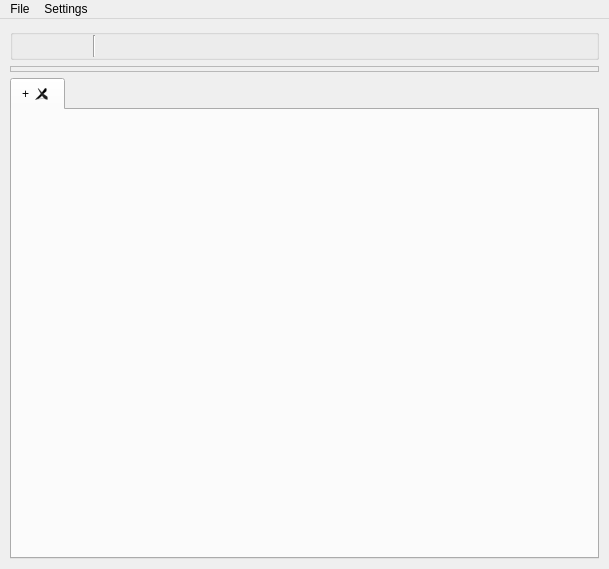
<?xml version="1.0" encoding="UTF-8"?>
<ui version="4.0">
 <class>ScriptEditor</class>
 <widget class="QMainWindow" name="ScriptEditor">
  <property name="geometry">
   <rect>
    <x>0</x>
    <y>0</y>
    <width>609</width>
    <height>569</height>
   </rect>
  </property>
  <property name="windowTitle">
   <string>Unreal Script Editor</string>
  </property>
  <property name="styleSheet">
   <string notr="true"/>
  </property>
  <widget class="QWidget" name="centralwidget">
   <layout class="QVBoxLayout" name="verticalLayout">
    <property name="leftMargin">
     <number>10</number>
    </property>
    <property name="topMargin">
     <number>10</number>
    </property>
    <property name="rightMargin">
     <number>10</number>
    </property>
    <property name="bottomMargin">
     <number>10</number>
    </property>
    <item>
     <widget class="QGroupBox" name="groupBox">
      <property name="title">
       <string/>
      </property>
      <layout class="QVBoxLayout" name="verticalLayout_2">
       <property name="leftMargin">
        <number>0</number>
       </property>
       <property name="topMargin">
        <number>0</number>
       </property>
       <property name="rightMargin">
        <number>0</number>
       </property>
       <property name="bottomMargin">
        <number>0</number>
       </property>
       <item>
        <layout class="QHBoxLayout" name="horizontalLayout_2">
         <property name="spacing">
          <number>0</number>
         </property>
         <property name="topMargin">
          <number>0</number>
         </property>
         <item>
          <widget class="QPushButton" name="ui_run_all_btn">
           <property name="toolTip">
            <string>execute all commands</string>
           </property>
           <property name="text">
            <string/>
           </property>
           <property name="icon">
            <iconset>
             <normaloff>../../unreal_script_editor/ui/ICONS:/executeAll.png</normaloff>../../unreal_script_editor/ui/ICONS:/executeAll.png</iconset>
           </property>
           <property name="iconSize">
            <size>
             <width>25</width>
             <height>25</height>
            </size>
           </property>
           <property name="flat">
            <bool>true</bool>
           </property>
          </widget>
         </item>
         <item>
          <widget class="QPushButton" name="ui_run_sel_btn">
           <property name="toolTip">
            <string>execute selected commands</string>
           </property>
           <property name="text">
            <string/>
           </property>
           <property name="icon">
            <iconset>
             <normaloff>../../unreal_script_editor/ui/ICONS:/execute.png</normaloff>../../unreal_script_editor/ui/ICONS:/execute.png</iconset>
           </property>
           <property name="iconSize">
            <size>
             <width>25</width>
             <height>25</height>
            </size>
           </property>
           <property name="flat">
            <bool>true</bool>
           </property>
          </widget>
         </item>
         <item>
          <widget class="Line" name="line_3">
           <property name="orientation">
            <enum>Qt::Vertical</enum>
           </property>
          </widget>
         </item>
         <item>
          <widget class="QPushButton" name="ui_clear_log_btn">
           <property name="toolTip">
            <string>clear unreal log</string>
           </property>
           <property name="text">
            <string/>
           </property>
           <property name="icon">
            <iconset>
             <normaloff>../../unreal_script_editor/ui/ICONS:/clearHistory.png</normaloff>../../unreal_script_editor/ui/ICONS:/clearHistory.png</iconset>
           </property>
           <property name="iconSize">
            <size>
             <width>25</width>
             <height>25</height>
            </size>
           </property>
           <property name="flat">
            <bool>true</bool>
           </property>
          </widget>
         </item>
         <item>
          <widget class="QPushButton" name="ui_clear_script_btn">
           <property name="toolTip">
            <string>clear input script</string>
           </property>
           <property name="text">
            <string/>
           </property>
           <property name="icon">
            <iconset>
             <normaloff>../../unreal_script_editor/ui/ICONS:/clearInput.png</normaloff>../../unreal_script_editor/ui/ICONS:/clearInput.png</iconset>
           </property>
           <property name="iconSize">
            <size>
             <width>25</width>
             <height>25</height>
            </size>
           </property>
           <property name="flat">
            <bool>true</bool>
           </property>
          </widget>
         </item>
         <item>
          <widget class="QPushButton" name="ui_clear_both_btn">
           <property name="toolTip">
            <string>clear all</string>
           </property>
           <property name="text">
            <string/>
           </property>
           <property name="icon">
            <iconset>
             <normaloff>../../unreal_script_editor/ui/ICONS:/clearAll.png</normaloff>../../unreal_script_editor/ui/ICONS:/clearAll.png</iconset>
           </property>
           <property name="iconSize">
            <size>
             <width>25</width>
             <height>25</height>
            </size>
           </property>
           <property name="flat">
            <bool>true</bool>
           </property>
          </widget>
         </item>
         <item>
          <spacer name="horizontalSpacer">
           <property name="orientation">
            <enum>Qt::Horizontal</enum>
           </property>
           <property name="sizeHint" stdset="0">
            <size>
             <width>40</width>
             <height>20</height>
            </size>
           </property>
          </spacer>
         </item>
        </layout>
       </item>
      </layout>
     </widget>
    </item>
    <item>
     <widget class="QFrame" name="output_frame">
      <property name="frameShape">
       <enum>QFrame::StyledPanel</enum>
      </property>
      <property name="frameShadow">
       <enum>QFrame::Raised</enum>
      </property>
      <layout class="QVBoxLayout" name="verticalLayout_3">
       <property name="leftMargin">
        <number>2</number>
       </property>
       <property name="topMargin">
        <number>2</number>
       </property>
       <property name="rightMargin">
        <number>2</number>
       </property>
       <property name="bottomMargin">
        <number>2</number>
       </property>
       <item>
        <layout class="QVBoxLayout" name="output_vl"/>
       </item>
      </layout>
     </widget>
    </item>
    <item>
     <widget class="QTabWidget" name="ui_tab_widget">
      <property name="currentIndex">
       <number>0</number>
      </property>
      <property name="tabsClosable">
       <bool>true</bool>
      </property>
      <widget class="QWidget" name="ui_add_tab">
       <attribute name="title">
        <string>+</string>
       </attribute>
      </widget>
     </widget>
    </item>
   </layout>
  </widget>
  <widget class="QMenuBar" name="menubar">
   <property name="geometry">
    <rect>
     <x>0</x>
     <y>0</y>
     <width>609</width>
     <height>21</height>
    </rect>
   </property>
   <widget class="QMenu" name="menuFile">
    <property name="font">
     <font>
      <family>Roboto</family>
      <pointsize>10</pointsize>
     </font>
    </property>
    <property name="title">
     <string>File</string>
    </property>
    <addaction name="ui_save_action"/>
    <addaction name="ui_open_action"/>
   </widget>
   <widget class="QMenu" name="menuSettings">
    <property name="title">
     <string>Settings</string>
    </property>
    <addaction name="actionTabs_to_Spaces"/>
    <addaction name="actionSpaces_to_Tabs"/>
   </widget>
   <addaction name="menuFile"/>
   <addaction name="menuSettings"/>
  </widget>
  <action name="ui_save_action">
   <property name="text">
    <string>Save as...</string>
   </property>
   <property name="font">
    <font>
     <family>Bahnschrift</family>
     <pointsize>10</pointsize>
    </font>
   </property>
  </action>
  <action name="ui_open_action">
   <property name="text">
    <string>Open</string>
   </property>
   <property name="font">
    <font>
     <family>Bahnschrift</family>
     <pointsize>10</pointsize>
    </font>
   </property>
  </action>
  <action name="actionTabs_to_Spaces">
   <property name="text">
    <string>Tabs to Spaces</string>
   </property>
  </action>
  <action name="actionSpaces_to_Tabs">
   <property name="text">
    <string>Spaces to Tabs</string>
   </property>
  </action>
 </widget>
 <resources/>
 <connections/>
</ui>
